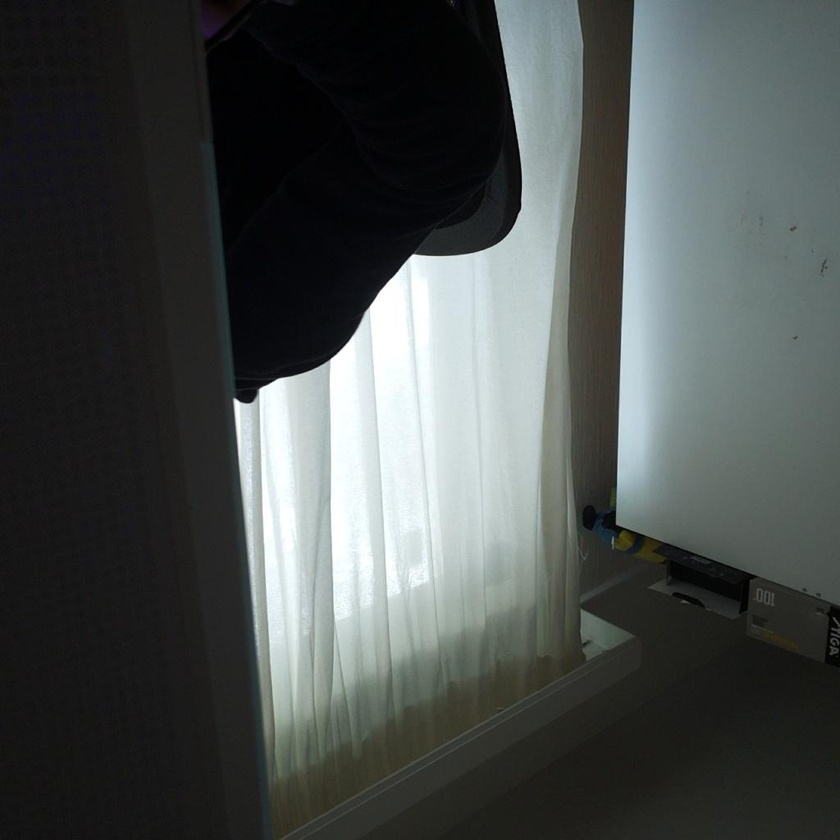
#> input picture angel.jpg, 840 x 840 px, shrunk from 1024 x 1024 before the run, found by its file name
$ python testSplit.py
#> lines starting #> are read from the running program, lines starting #| are printed output that depends on the picture
#> further down, img is the input picture: shape (840, 840, 3); mean B, G, R 78, 79.4, 74.6
import matplotlib
matplotlib.use("Agg")  # use non-GUI backend
import matplotlib.pyplot as plt
import cv2

def split_into_tiles(img, tiles=4):
#> called with tiles = 4
    h, w, _ = img.shape
#> h = 840; w = 840
    th = h // tiles
#> th = 210
    tw = w // tiles
#> tw = 210

    tile_list = []

    for i in range(tiles):
        for j in range(tiles):
            tile = img[i*th:(i+1)*th, j*tw:(j+1)*tw]
            tile_list.append(tile)
#> after the loop, tile_list = 16 items

    return tile_list


# load image (example)
img = cv2.imread("angel.jpg")

# convert BGR -> RGB for matplotlib
img = cv2.cvtColor(img, cv2.COLOR_BGR2RGB)

tiles = split_into_tiles(img)
#> tiles = 16 items

# create 4x4 visualization
fig, axes = plt.subplots(4, 4, figsize=(8, 8))

for i, ax in enumerate(axes.flat):
    ax.imshow(tiles[i])
    ax.set_title(f"Tile {i}")
    ax.axis("off")

plt.tight_layout()
plt.savefig("tile_plot.png")
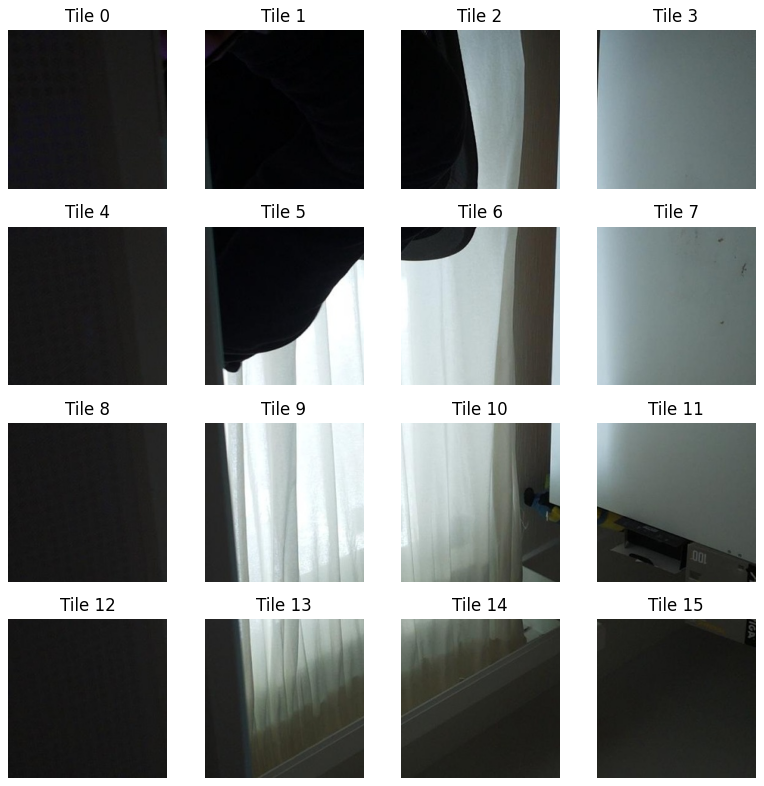
#> figure drawn by matplotlib, 16 panels
